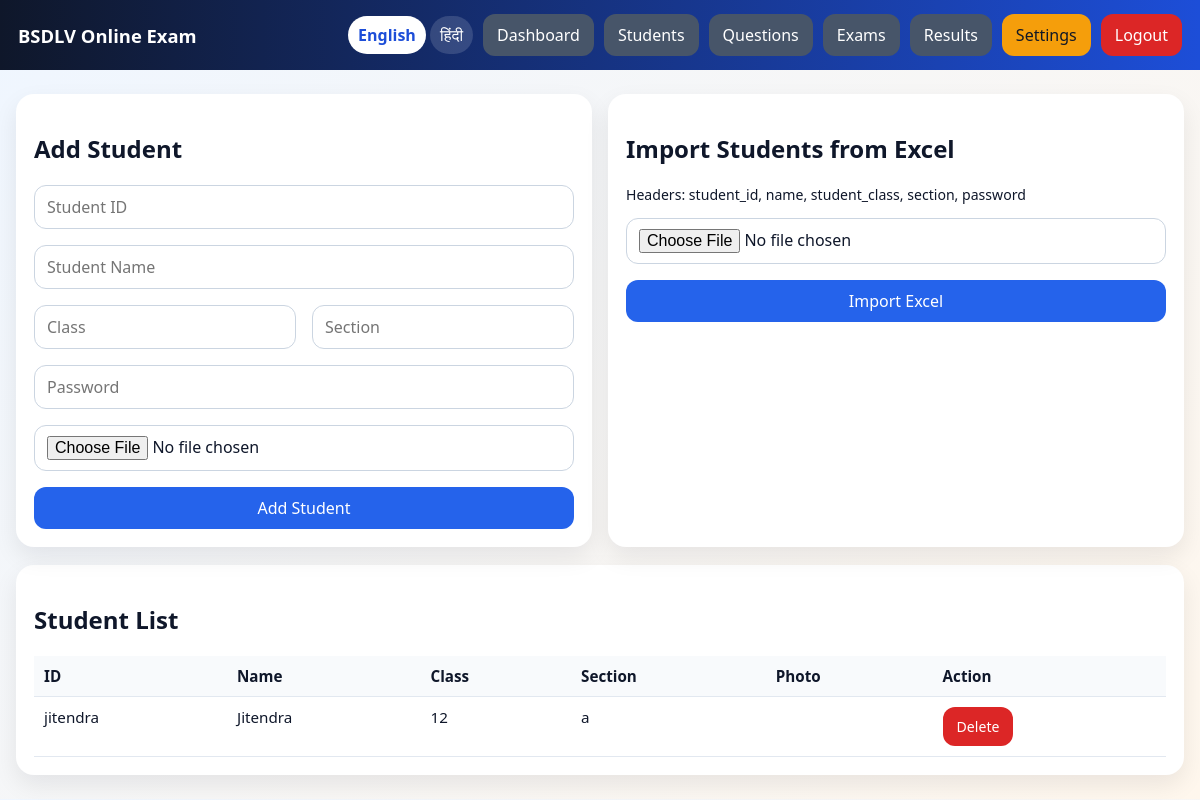
/admin/students (signed in), run on the app's committed database.
### tables this page shows
CREATE TABLE settings (
        key TEXT PRIMARY KEY,
        value TEXT
    );

CREATE TABLE students (
        id INTEGER PRIMARY KEY AUTOINCREMENT,
        student_id TEXT UNIQUE,
        name TEXT,
        student_class TEXT,
        section TEXT,
        password TEXT,
        photo TEXT
    );

### app.py (the view)
@app.route('/admin/students')
@admin_required
def admin_students():
    rows = q("SELECT * FROM students ORDER BY id DESC")
    return render_template('students.html', students=rows)

### app.py (called while the page is built)
def get_db():
    if 'db' not in g:
        g.db = sqlite3.connect(DB_PATH)
        g.db.row_factory = sqlite3.Row
    return g.db

def q(sql, params=(), one=False, commit=False):
    db = get_db()
    cur = db.execute(sql, params)
    if commit:
        db.commit()
    if sql.lstrip().upper().startswith("SELECT"):
        rows = cur.fetchall()
        return (rows[0] if rows else None) if one else rows
    return cur.lastrowid

def setting(key, default=''):
    row = q("SELECT value FROM settings WHERE key=?", (key,), one=True)
    return row['value'] if row else default

@app.context_processor
def inject_globals():
    lang = session.get('lang', 'en')
    return {
        'T': TRANSLATIONS.get(lang, TRANSLATIONS['en']),
        'lang': lang,
        'site_title': setting('site_title', 'BSDLV Online Exam'),
        'logo_file': setting('logo', '')
    }

def admin_required(fn):
    @wraps(fn)
    def wrapper(*args, **kwargs):
        if session.get('admin_id'):
            return fn(*args, **kwargs)
        flash('Admin login required')
        return redirect(url_for('admin_login'))
    return wrapper

### templates/students.html
{% extends 'base.html' %}
{% block content %}
<div class="grid grid-2">
  <div class="card">
    <h2>Add Student</h2>
    <form method="post" enctype="multipart/form-data" action="{{ url_for('add_student') }}" class="grid">
      <input name="student_id" placeholder="Student ID" required>
      <input name="name" placeholder="Student Name" required>
      <div class="grid grid-2">
        <input name="student_class" placeholder="Class">
        <input name="section" placeholder="Section">
      </div>
      <input name="password" placeholder="Password" required>
      <input type="file" name="photo" accept="image/*">
      <button type="submit">Add Student</button>
    </form>
  </div>
  <div class="card">
    <h2>Import Students from Excel</h2>
    <p class="small">Headers: student_id, name, student_class, section, password</p>
    <form method="post" enctype="multipart/form-data" action="{{ url_for('import_students') }}" class="grid">
      <input type="file" name="file" accept=".xlsx" required>
      <button type="submit">Import Excel</button>
    </form>
  </div>
</div>
<div class="card">
  <h2>Student List</h2>
  <table>
    <tr><th>ID</th><th>Name</th><th>Class</th><th>Section</th><th>Photo</th><th>Action</th></tr>
    {% for s in students %}
    <tr>
      <td>{{ s.student_id }}</td><td>{{ s.name }}</td><td>{{ s.student_class }}</td><td>{{ s.section }}</td>
      <td>{% if s.photo %}<img src="{{ url_for('static', filename='uploads/' + s.photo) }}" style="height:50px;border-radius:8px">{% endif %}</td>
      <td><a class="btn danger small" href="{{ url_for('delete_student', student_id=s.id) }}" onclick="return confirm('Delete?')">Delete</a></td>
    </tr>
    {% endfor %}
  </table>
</div>
{% endblock %}

### templates/base.html (shortened to what this page needs)
<!doctype html>
<html lang="{{ lang }}">
<head>
</head>
<body>
  <div class="nav">
    <div class="brand">
      <div>{{ site_title }}</div>
    </div>
    <div class="top-actions">
      <div class="lang">
        <a class="{{ 'active' if lang=='en' else '' }}" href="{{ url_for('switch_language', lang_code='en') }}">English</a>
        <a class="{{ 'active' if lang=='hi' else '' }}" href="{{ url_for('switch_language', lang_code='hi') }}">हिंदी</a>
      </div>
      {% if session.get('admin_id') %}
        <a class="btn secondary" href="{{ url_for('admin_dashboard') }}">{{ T.dashboard }}</a>
        <a class="btn secondary" href="{{ url_for('admin_students') }}">{{ T.students }}</a>
        <a class="btn secondary" href="{{ url_for('admin_questions') }}">{{ T.questions }}</a>
        <a class="btn secondary" href="{{ url_for('admin_exams') }}">{{ T.exams }}</a>
        <a class="btn secondary" href="{{ url_for('admin_results') }}">{{ T.results }}</a>
        <a class="btn warn" href="{{ url_for('admin_settings') }}">Settings</a>
        <a class="btn danger" href="{{ url_for('logout') }}">{{ T.logout }}</a>
      {% elif session.get('student_id') %}
        <a class="btn secondary" href="{{ url_for('student_dashboard') }}">{{ T.dashboard }}</a>
        <a class="btn secondary" href="{{ url_for('student_admit_card') }}">{{ T.admit_card }}</a>
        <a class="btn danger" href="{{ url_for('logout') }}">{{ T.logout }}</a>
      {% else %}
        <a class="btn secondary" href="{{ url_for('admin_login') }}">{{ T.admin_login }}</a>
        <a class="btn success" href="{{ url_for('student_login') }}">{{ T.student_login }}</a>
      {% endif %}
    </div>
  </div>
  <div class="wrap">
    {% block content %}{% endblock %}
  </div>
</body>
</html>

### templates/base.html (style rules this page uses)
:root { --bg:#0f172a; --card:#ffffff; --text:#0f172a; --muted:#64748b; --primary:#2563eb; --accent:#f59e0b; --soft:#e2e8f0; --softbg:#f8fafc; --danger:#dc2626; --success:#16a34a; }
* { box-sizing:border-box }
body { margin:0;font-family:Segoe UI,Arial,sans-serif;background:linear-gradient(135deg,#eff6ff,#fff7ed);color:var(--text) }
a { text-decoration:none;color:inherit }
.nav { background:linear-gradient(90deg,#0f172a,#1d4ed8);color:#fff;padding:14px 18px;display:flex;justify-content:space-between;align-items:center;gap:12px;flex-wrap:wrap }
.brand { display:flex;align-items:center;gap:12px;font-weight:700;font-size:1.15rem }
.wrap { max-width:1200px;margin:24px auto;padding:0 16px }
.card { background:var(--card);border-radius:18px;box-shadow:0 10px 25px rgba(2,6,23,.08);padding:18px;margin-bottom:18px }
.grid { display:grid;gap:16px }
.grid-2 { grid-template-columns:repeat(auto-fit,minmax(260px,1fr)) }
input,select,textarea,button { width:100%;padding:10px 12px;border:1px solid #cbd5e1;border-radius:12px;font:inherit }
button,.btn { display:inline-block;background:var(--primary);color:#fff;border:none;cursor:pointer;padding:10px 14px;border-radius:12px;width:auto }
.btn.secondary { background:#475569 }
.btn.warn { background:var(--accent);color:#111827 }
.btn.danger { background:var(--danger) }
.top-actions { display:flex;gap:10px;flex-wrap:wrap;align-items:center }
table { width:100%;border-collapse:collapse;font-size:.95rem }
th,td { padding:10px;border-bottom:1px solid #e2e8f0;text-align:left;vertical-align:top }
th { background:#f8fafc }
.lang a { padding:8px 10px;border-radius:999px;background:rgba(255,255,255,.14);color:#fff }
.lang a.active { background:#fff;color:#1d4ed8;font-weight:700 }
.small { font-size:.88rem }

### data on the page
settings: value "BSDLV Online Exam"
students: student_id "jitendra", name "Jitendra", student_class "12", section "a"

### other printed values
{{ T.dashboard }} "Dashboard"
{{ T.students }} "Students"
{{ T.questions }} "Questions"
{{ T.exams }} "Exams"
{{ T.results }} "Results"
{{ T.logout }} "Logout"
